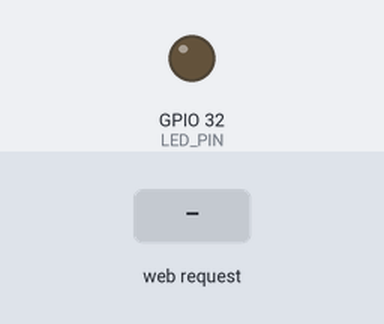
The sketch below on a simulated ESP32. On the bench: output pins drawn as LEDs (lit = HIGH). Dashed ring = blinking. The inputs (shaded band) are chosen by the test bench. WiFi joins after 1.5 s; servers stay silent unless stated; storage starts empty; the camera gives no picture; what the sketch prints to the serial monitor is not drawn.

Above: at 0.0 s.
At 2.87 s:
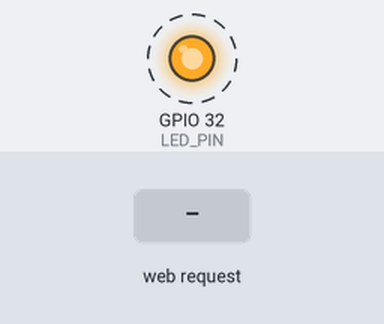
3.1 s: HTTP request GET /sd received
Timing chart, 0 to 12.1 s (numbered marks = the images above; inputs shaded):
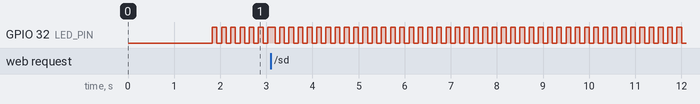

Measured:
- by itself, GPIO 32 (LED_PIN): alternates HIGH for 0.10 s and LOW for 0.10 s

The sketch:

camera_ESP32.ino
```cpp
// Подключение необходимых библиотек
#include "esp_camera.h"  // Работа с камерой ESP32
#include "WiFi.h"        // Wi-Fi подключение
#include "FS.h"          // Файловая система
#include "SD.h"          // Работа с SD картой
#include "SPI.h"         // SPI интерфейс

// Конфигурация пинов
#define LED_PIN 32       // Пин светодиода для индикации работы

// Пины для SD карты в режиме SPI
#define SD_D0 2
#define SD_D1 4
#define SD_D2 12
#define SD_D3 13
#define SD_CMD 15
#define SD_CLK 14

// Пины для подключения камеры (CSI интерфейс)
#define CAM_SDA 26       // I2C данные для конфигурации камеры
#define CAM_SCL 27       // I2C тактовый сигнал
#define CAM_CSI_VSYNC 25 // Вертикальная синхронизация
#define CAM_CSI_HREF  23 // Горизонтальный синхроимпульс
#define CAM_CSI_7 35     // Линия данных 7
#define CAM_CSI_XCLK 0   // Тактовый сигнал камеры
#define CAM_CSI_6 34     // Линия данных 6
#define CAM_CSI_5 39     // Линия данных 5
#define CAM_CSI_PCLK 22  // Тактовый сигнал пикселей
#define CAM_CSI_4 36     // Линия данных 4
#define CAM_CSI_0 5      // Линия данных 0
#define CAM_CSI_3 21     // Линия данных 3
#define CAM_CSI_1 18     // Линия данных 1
#define CAM_CSI_2 19     // Линия данных 2

#define ADC_PIN 33       // Аналоговый вход (зарезервирован для будущего использования)

// Настройки WiFi сети
const char* ssid = "AR_Avia_301";        // SSID WiFi сети для подключения
const char* password = "listentome"; // Пароль WiFi сети
WiFiServer server(80);                 // HTTP сервер на порту 80

// Конфигурация камеры
camera_config_t config;  // Структура для хранения настроек камеры

void setup() {
  Serial.begin(115200);               // Инициализация последовательного порта
  pinMode(LED_PIN, OUTPUT);           // Настройка пина светодиода как выход

  // Инициализация SD карты (опционально)
  initSDCard();

  // Инициализация камеры
  if(!initCamera()){
    Serial.println("Camera Init Failed"); // Сообщение об ошибке инициализации камеры
    return;                             // Выход при неудачной инициализации
  }

  // Настройка ориентации изображения с камеры
  sensor_t *s = esp_camera_sensor_get(); // Получение указателя на сенсор камеры
  s->set_vflip(s, 1);                  // Включить вертикальное отражение (1 - включено)
  s->set_hmirror(s, 1);                // Включить горизонтальное зеркалирование (1 - включено)

  // Подключение к WiFi сети
  connectToWiFi();

  // Запуск HTTP сервера
  server.begin();
}

void loop() {
  // Мигаем светодиодом для индикации работы системы
  digitalWrite(LED_PIN, !digitalRead(LED_PIN)); // Инвертируем состояние светодиода
  delay(100);                              // Задержка 100 мс между переключениями

  // Обработка клиентских подключений к HTTP серверу
  handleClient();
}

// Функция инициализации SD карты
bool initSDCard() {
  SPI.begin(SD_CLK, SD_D0, SD_CMD, SD_D1); // Инициализация SPI с указанием пинов
  if(!SD.begin(SD_CMD, SPI, 4000000, "/sd")) { // Попытка монтирования SD карты
    Serial.println("SD Card Mount Failed"); // Сообщение об ошибке
    return false;                         // Возврат false при ошибке
  }
  Serial.println("SD Card initialized");  // Сообщение об успешной инициализации
  return true;                            // Возврат true при успехе
}

// Функция инициализации камеры
bool initCamera() {
  // Настройка канала LEDC для тактирования камеры
  config.ledc_channel = LEDC_CHANNEL_0;
  config.ledc_timer = LEDC_TIMER_0;

  // Назначение пинов для данных камеры (CSI интерфейс)
  config.pin_d0 = CAM_CSI_0;
  config.pin_d1 = CAM_CSI_1;
  config.pin_d2 = CAM_CSI_2;
  config.pin_d3 = CAM_CSI_3;
  config.pin_d4 = CAM_CSI_4;
  config.pin_d5 = CAM_CSI_5;
  config.pin_d6 = CAM_CSI_6;
  config.pin_d7 = CAM_CSI_7;

  // Назначение управляющих пинов камеры
  config.pin_xclk = CAM_CSI_XCLK;
  config.pin_pclk = CAM_CSI_PCLK;
  config.pin_vsync = CAM_CSI_VSYNC;
  config.pin_href = CAM_CSI_HREF;
  config.pin_sscb_sda = CAM_SDA;        // I2C данные для конфигурации
  config.pin_sscb_scl = CAM_SCL;        // I2C тактовый для конфигурации
  config.pin_reset = -1;                // Сброс не используется
  config.pin_pwdn = -1;                 // Режим power down не используется

  // Настройки тактовой частоты и формата изображения
  config.xclk_freq_hz = 20000000;       // Тактовая частота 20 MHz
  config.pixel_format = PIXFORMAT_JPEG; // Формат пикселей - JPEG

  // Настройки разрешения и качества для оптимизации производительности
  config.frame_size = FRAMESIZE_VGA;    // Разрешение 640x480 (оптимальное для потока)
  config.jpeg_quality = 10;             // Качество JPEG (1-63, меньше - лучше качество)
  config.fb_count = 2;                  // Количество frame buffer'ов

  // Инициализация камеры с проверкой ошибок
  esp_err_t err = esp_camera_init(&config);
  if (err != ESP_OK) {                  // Проверка на ошибки инициализации
    Serial.printf("Camera init failed with error 0x%x", err); // Вывод кода ошибки
    return false;                       // Возврат false при ошибке
  }

  return true;                          // Возврат true при успешной инициализации
}

// Функция подключения к WiFi сети
void connectToWiFi() {
  Serial.printf("Connecting to %s ", ssid);
  WiFi.begin(ssid, password);           // Начало подключения к WiFi

  // Ожидание установления подключения
  while (WiFi.status() != WL_CONNECTED) {
    delay(500);                         // Задержка между попытками
    Serial.print(".");                  // Индикация процесса подключения
  }
  Serial.println("\nWiFi connected");   // Сообщение об успешном подключении

  // Вывод IP-адреса для подключения к видеопотоку
  Serial.print("Camera Stream Ready! Go to: http://");
  Serial.println(WiFi.localIP());
  Serial.println("To view the stream, open the above URL in your browser");
}

// Функция обработки клиентских подключений к HTTP серверу
void handleClient() {
  WiFiClient client = server.available(); // Проверка наличия подключенного клиента
  if (!client) {
    return;                             // Выход если клиентов нет
  }

  // Ожидание данных от клиента
  while(!client.available()){
    delay(1);
  }

  // Чтение HTTP запроса от клиента
  String req = client.readStringUntil('\r'); // Чтение запроса до символа возврата каретки
  client.flush();                        // Очистка буфера клиента

  // Анализ запроса и маршрутизация
  if (req.indexOf("/stream") != -1 || req.indexOf("/") != -1) {
    // Запрос видеопотока - отправляем MJPEG поток
    sendVideoStream(client);
  } else {
    // Неизвестный запрос - отправляем ошибку 404
    client.println("HTTP/1.1 404 Not Found");
    client.println();
  }
}

// Функция отправки MJPEG видеопотока клиенту
void sendVideoStream(WiFiClient &client) {
  Serial.println("New video client");   // Логирование нового подключения

  // Заголовки HTTP ответа для MJPEG потока
  client.println("HTTP/1.1 200 OK");
  client.println("Content-Type: multipart/x-mixed-replace; boundary=frame"); // MJPEG формат
  client.println("Access-Control-Allow-Origin: *"); // Разрешить CORS запросы
  client.println("Connection: close");  // Закрыть соединение после передачи
  client.println();

  // Повышение приоритета задачи для более плавного стрима (только для ESP32)
  #ifdef ESP32
    vTaskPrioritySet(NULL, 5);          // Установка высокого приоритета задачи
  #endif

  uint32_t last_frame = 0;              // Время последнего отправленного кадра
  while (client.connected()) {          // Основной цикл потоковой передачи
    uint32_t now = millis();
    // Ограничение частоты кадров (~30 FPS)
    if (now - last_frame < 33) {        // 33 мс = ~30 кадров в секунду
      delay(1);
      continue;
    }
    last_frame = now;                   // Обновление времени последнего кадра

    // Захват кадра с камеры
    camera_fb_t *fb = esp_camera_fb_get(); // Получение frame buffer'а с изображением
    if (!fb) {
      Serial.println("Camera capture failed"); // Ошибка захвата кадра
      continue;                         // Продолжение цикла
    }

    // Отправка JPEG кадра клиенту в формате multipart
    client.println("--frame");          // Разделитель для multipart
    client.println("Content-Type: image/jpeg"); // Тип содержимого - JPEG
    client.println("Content-Length: " + String(fb->len)); // Размер изображения
    client.println();                   // Пустая строка - конец заголовков
    client.write(fb->buf, fb->len);     // Отправка бинарных JPEG данных
    client.println();                   // Завершение части

    // Возврат frame buffer'а камере для повторного использования
    esp_camera_fb_return(fb);

    // Проверка новых данных от клиента (возможность разрыва соединения)
    if(client.available()) {
      char c = client.read();
      if (c == '\n') break;             // Выход из цикла при определенных условиях
    }
  }

  // Возврат стандартного приоритета задачи (только для ESP32)
  #ifdef ESP32
    vTaskPrioritySet(NULL, 1);          // Восстановление стандартного приоритета
  #endif

  Serial.println("Client disconnected"); // Логирование отключения клиента
}
```
